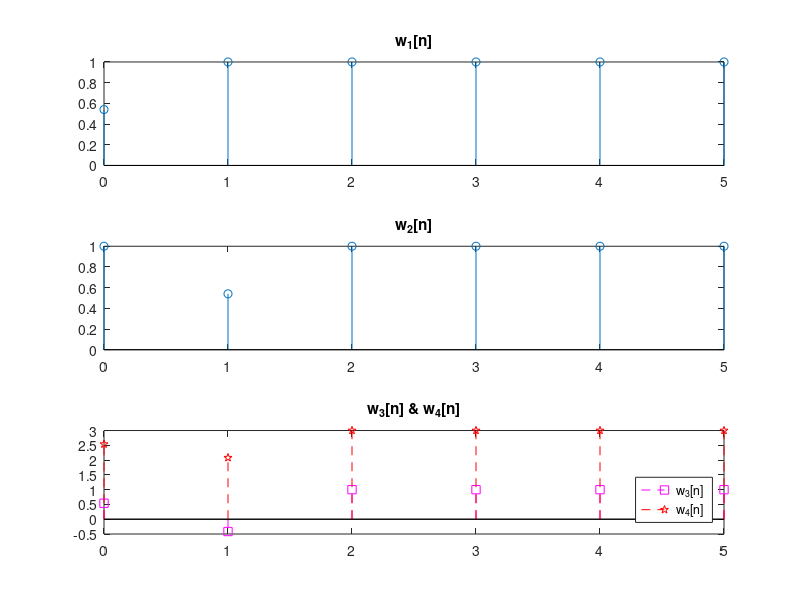

Here is the MATLAB script that generated this plot:
% Problem 2.5(a) - 1

x1 = [1 0 0 0 0 0];
x2 = [0 1 0 0 0 0];
x3 = [1 2 0 0 0 0];
nx = 0:5;

w1 = cos(x1);
w2 = cos(x2);
w3 = cos(x3);

w4 = w1 + 2*w2;

subplot(3, 1, 1), stem(nx, w1), set(get(gca, 'Title'), 'String', 'w_1[n]');
subplot(3, 1, 2), stem(nx, w2), set(get(gca, 'Title'), 'String', 'w_2[n]');

subplot(3, 1, 3)
stem(nx, w3, 'm--s')
hold on
stem(nx, w4, 'r--p')
set(get(gca, 'Title'), 'String', 'w_3[n] & w_4[n]');
legend('w_3[n]', 'w_4[n]', 'Location', 'southeast');

saveas(gcf, "plots/P2_5_a_2_out.png");

close;
